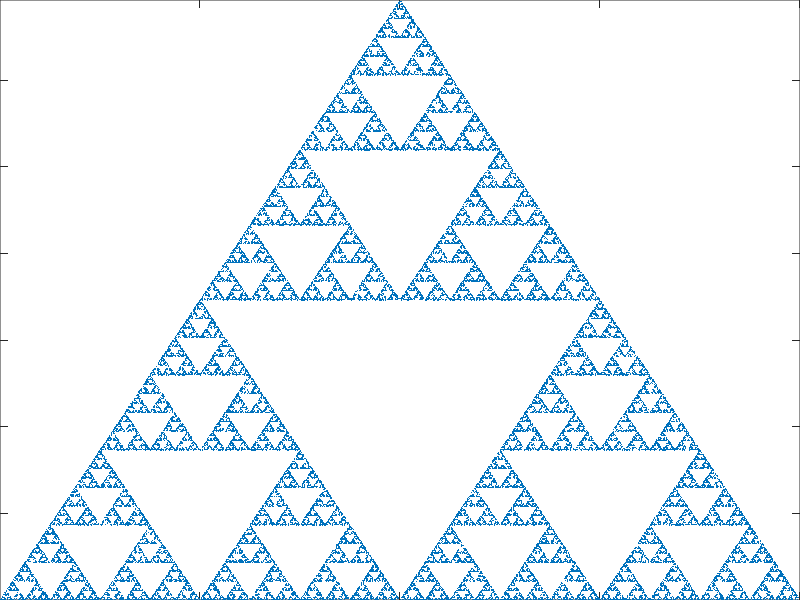

Recreate this plot in MATLAB.
% Program_6b - The Sierpinski Triangle.
% Chapter 6 - Fractals and Multifractals.
% Copyright Springer 2014. Stephen Lynch.

% The Sierpinski triangle (Figure 6.6).
% The vertices of the triangle.
A=[0,0];B=[4,0];C=[2,2*sqrt(3)];
% The number of points to be plotted.
Nmax=50000;
P=zeros(Nmax,2);
scale=1/2;
for n=1:Nmax
    r=rand;
    if r<1/3;
        P(n+1,:)=P(n,:)+(A-P(n,:)).*scale;
    elseif r<2/3;
        P(n+1,:)=P(n,:)+(B-P(n,:)).*scale;
    else
        P(n+1,:)=P(n,:)+(C-P(n,:)).*scale;
    end
end

plot(P(:,1),P(:,2),'.','MarkerSize',1);
axis([0 4 0 2*sqrt(3)])
set(gca,'Position',[0 0 1 1])

% End of Program_6b.